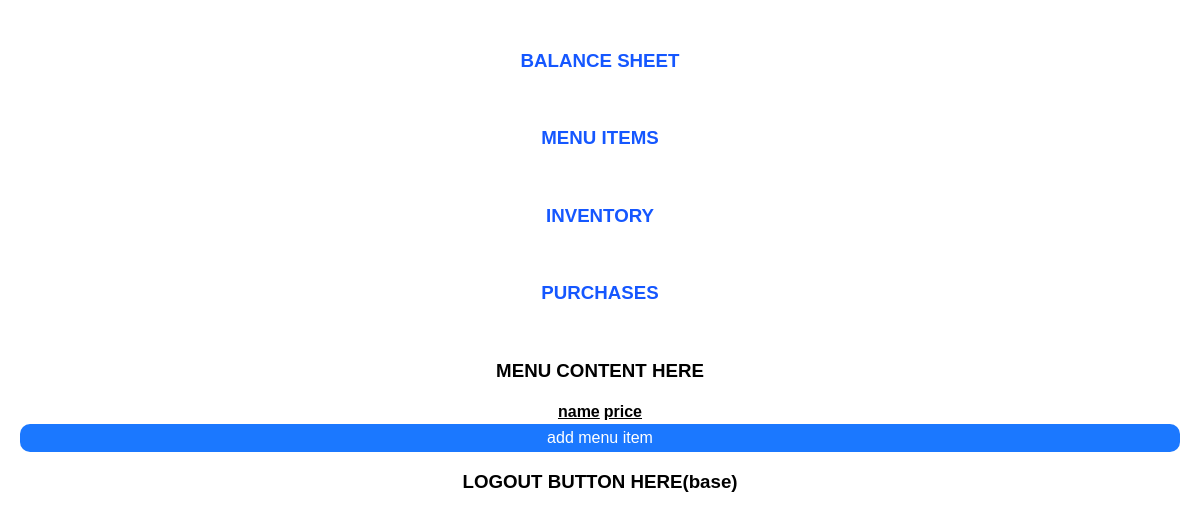
Before: /menu with the older database file.
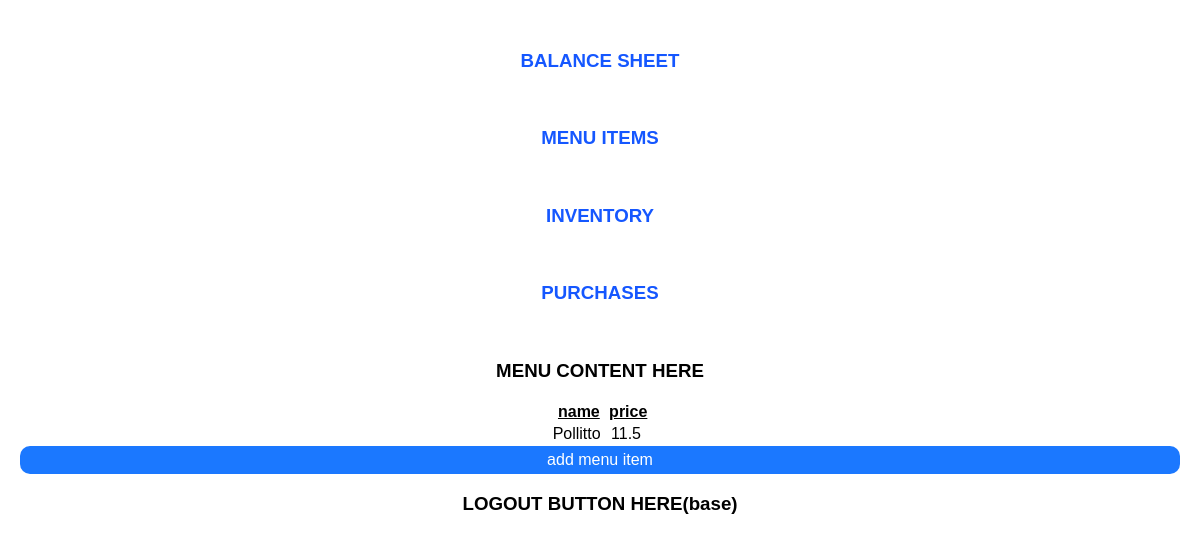
After: the same page with the newer database file.
### inventory/models.py (models this page shows, shortened)
class MenuItem(models.Model):
    title = models.CharField(max_length=20)
    price = models.FloatField(default=11.50)

### inventory/views.py (the view)
# urls.py: path('menu', views.Menu.as_view(), name='menu'),
class Menu(ListView):#template view for now, later ListView
    model = MenuItem
    template_name = "inventory/menu.html"

### inventory/templates/inventory/menu.html
{% extends './home.html' %}
{% block content %}
{{ block.super }}
<h3>MENU CONTENT HERE</h3>
    <table class="line-table">
        <thead>
  <tr>
    <th>name</th>
    <th>price</th>
  </tr>
</thead>
<tbody>
{% for item in object_list %}
  <tr>
    <td>{{ item.title }}&nbsp;</td><td>{{ item.price }}&nbsp;</td>
        {% endfor %}
</tbody>
    </table>
    <a href="{% url "add_menu_item" %}"
        style="display: inherit; text-align: center; border-radius: 10px; text-decoration: none; color: #FFF; padding: 5px; background-color: #1B78FF;">add menu item</a></td>
{% endblock %}

Changed rows visible on the page:
added MenuItem: title "Pollitto", price "11.5"
